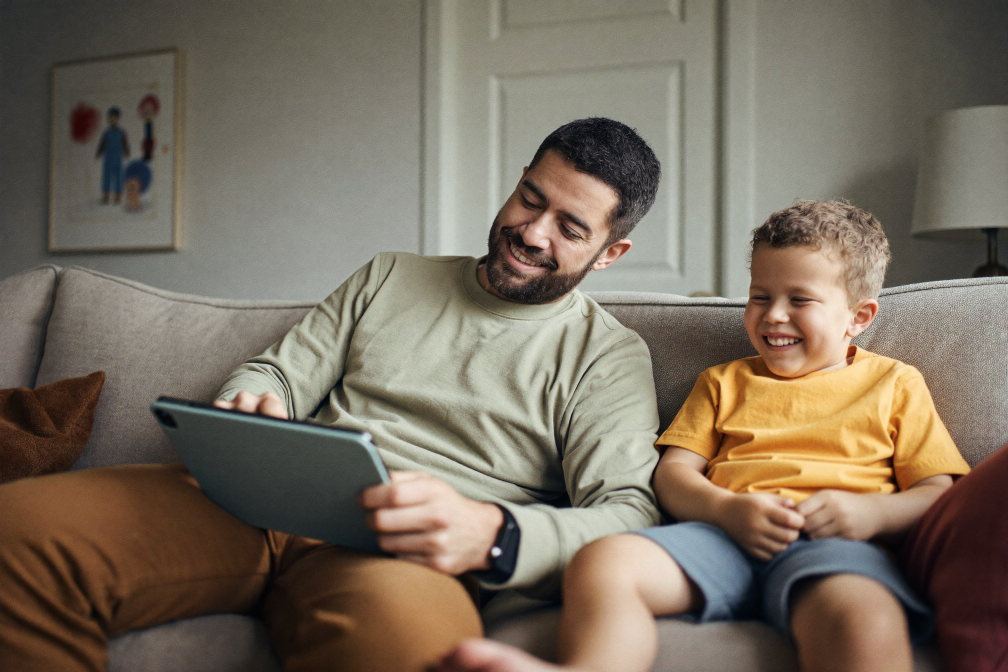
#> input picture assets-src/family-kids.png, 2016 x 1344 px (shown at 1/2 size)
$ python build-images.py
#> lines starting #> are read from the running program, lines starting #| are printed output that depends on the picture
#> in main, im is the input picture: PIL image 2016x1344 RGB; mean R, G, B 120.5, 109.2, 94.4
#!/usr/bin/env python3
"""Turn the source photographs into the sizes and formats the page actually serves.

The originals are multi-megabyte PNGs. Nothing on the page needs an alpha channel or a
lossless codec, and a 4 MB hero is the single easiest way to make a "fast, quiet" product
feel slow. Each source becomes a WebP (what almost everyone gets) and a JPEG (what the
rest get), at twice its rendered size so it stays sharp on a phone.

Run from the repo root:  python tools/build-images.py
"""

from pathlib import Path

from PIL import Image

ROOT = Path(__file__).resolve().parent.parent
SRC = ROOT / "assets-src"
OUT = ROOT / "public" / "assets" / "img"

# name -> (source file, output width, output height)
# Heights are 2x the CSS pixel size the page renders them at.
TARGETS = {
    # Rendered at ~576x280 in the two-up pillar cards.
    "kids-card": ("family-kids.png", 1152, 560),
    "you-card": ("woman-cafe.png", 1152, 560),
    # Full-bleed band, at the source's own 1.79:1 rather than a wider crop.
    #
    # Deliberately NOT upscaled. The source is 1376x768 and the band renders at
    # most ~1440x420, so a "2x" output would be 2880px of invented pixels: LANCZOS
    # cannot add detail that is not there, and the browser's own upscale from the
    # native file looks the same for a third of the bytes. It also sits under a
    # heavy dark gradient with text over it, which is the most forgiving place on
    # the page for a soft pixel.
    #
    # The band crops HEIGHT (object-fit: cover on a very wide box), so where the
    # crop lands matters more than the size. Both faces sit in the upper-middle of
    # this frame, which is why site.css pins object-position to 40% rather than
    # letting a centre crop take the father's head off.
    "family-band": ("family-banner.png", 1376, 768),
}

QUALITY_WEBP = 82
QUALITY_JPEG = 84


def cover(im: Image.Image, width: int, height: int) -> Image.Image:
    """Scale-and-centre-crop, the same geometry as CSS `object-fit: cover`."""
#> called with width = 1152, height = 560
    src_w, src_h = im.size
#> src_w = 2016; src_h = 1344
    scale = max(width / src_w, height / src_h)
#> scale = 0.571
    resized = im.resize(
        (round(src_w * scale), round(src_h * scale)), Image.Resampling.LANCZOS
    )
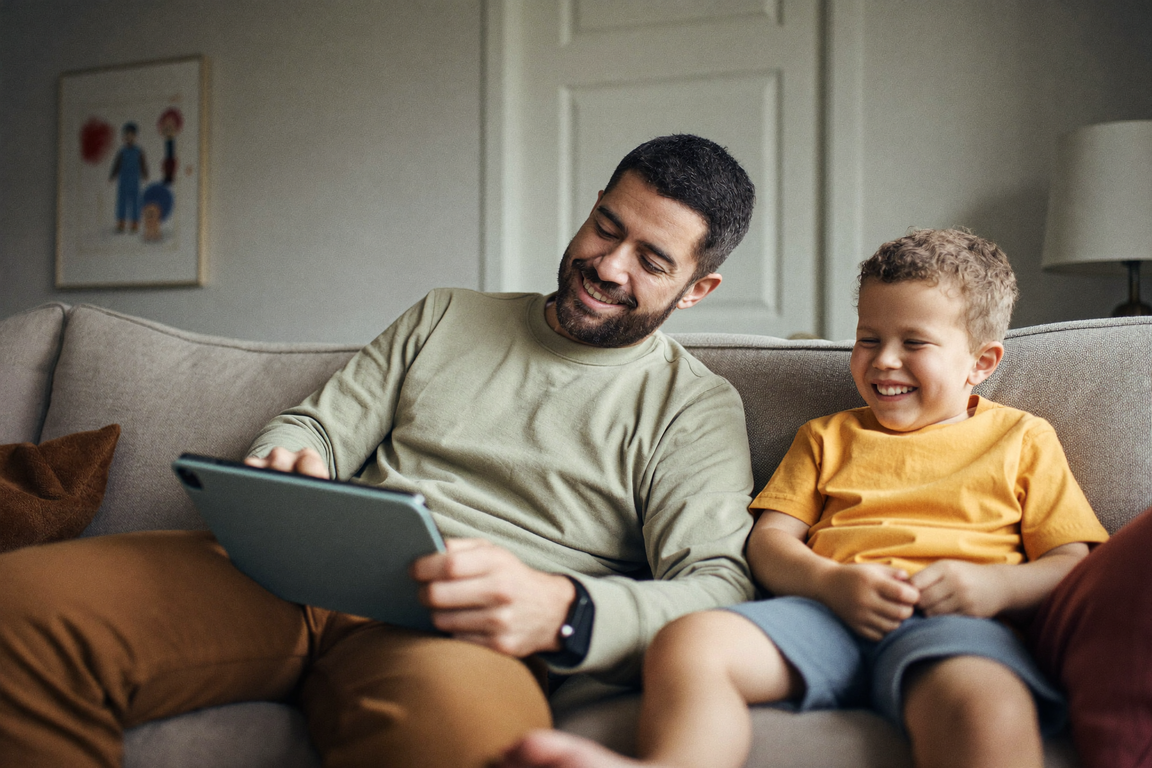
#> resized: PIL image 1152x768 RGB; mean R, G, B 120.5, 109.2, 94.4
    left = (resized.width - width) // 2
#> left = 0
    top = (resized.height - height) // 2
#> top = 104
    return resized.crop((left, top, left + width, top + height))
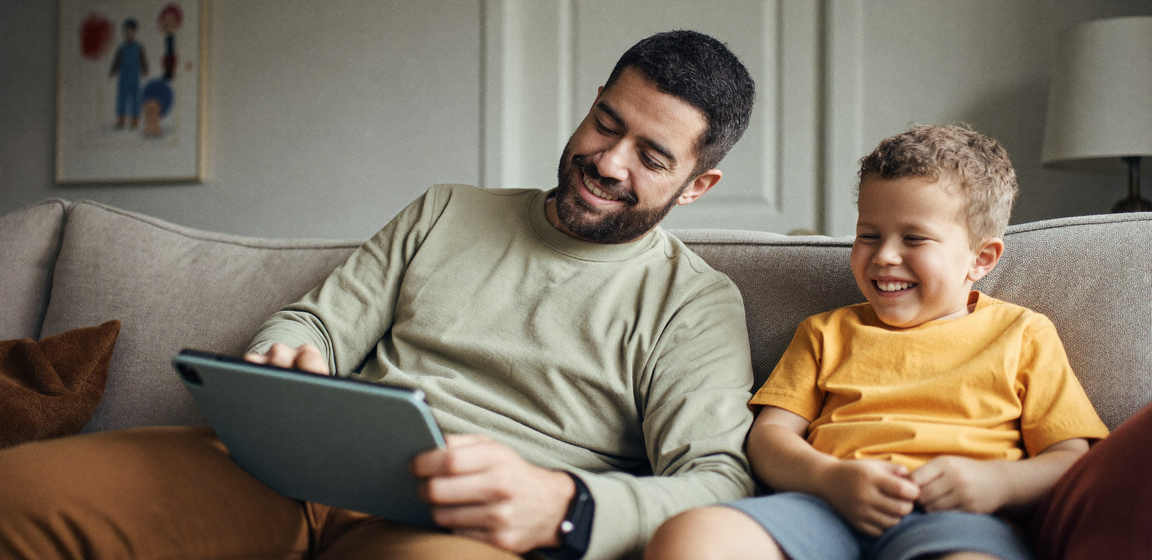
#> returned value: PIL image 1152x560 RGB; mean R, G, B 128.9, 117.8, 102.2


def main() -> None:
    OUT.mkdir(parents=True, exist_ok=True)
    for name, (source, width, height) in TARGETS.items():
        path = SRC / source
        if not path.exists():
            raise SystemExit(f"missing source image: {path}")

        im = Image.open(path)
        im.load()
        # Flatten onto white: the sources carry alpha, JPEG cannot, and a transparent
        # pixel silently becomes black rather than the page background.
        if im.mode in ("RGBA", "LA", "P"):
            flat = Image.new("RGB", im.size, (255, 255, 255))
            rgba = im.convert("RGBA")
            flat.paste(rgba, mask=rgba.split()[-1])
            im = flat
        else:
            im = im.convert("RGB")

        out = cover(im, width, height)
        webp = OUT / f"{name}.webp"
        jpeg = OUT / f"{name}.jpg"
        out.save(webp, "WEBP", quality=QUALITY_WEBP, method=6)
        out.save(jpeg, "JPEG", quality=QUALITY_JPEG, optimize=True, progressive=True)
        print(
            f"{name:12s} {width}x{height}  "
#> (the run stopped early here; a loop or call above may not have finished)
